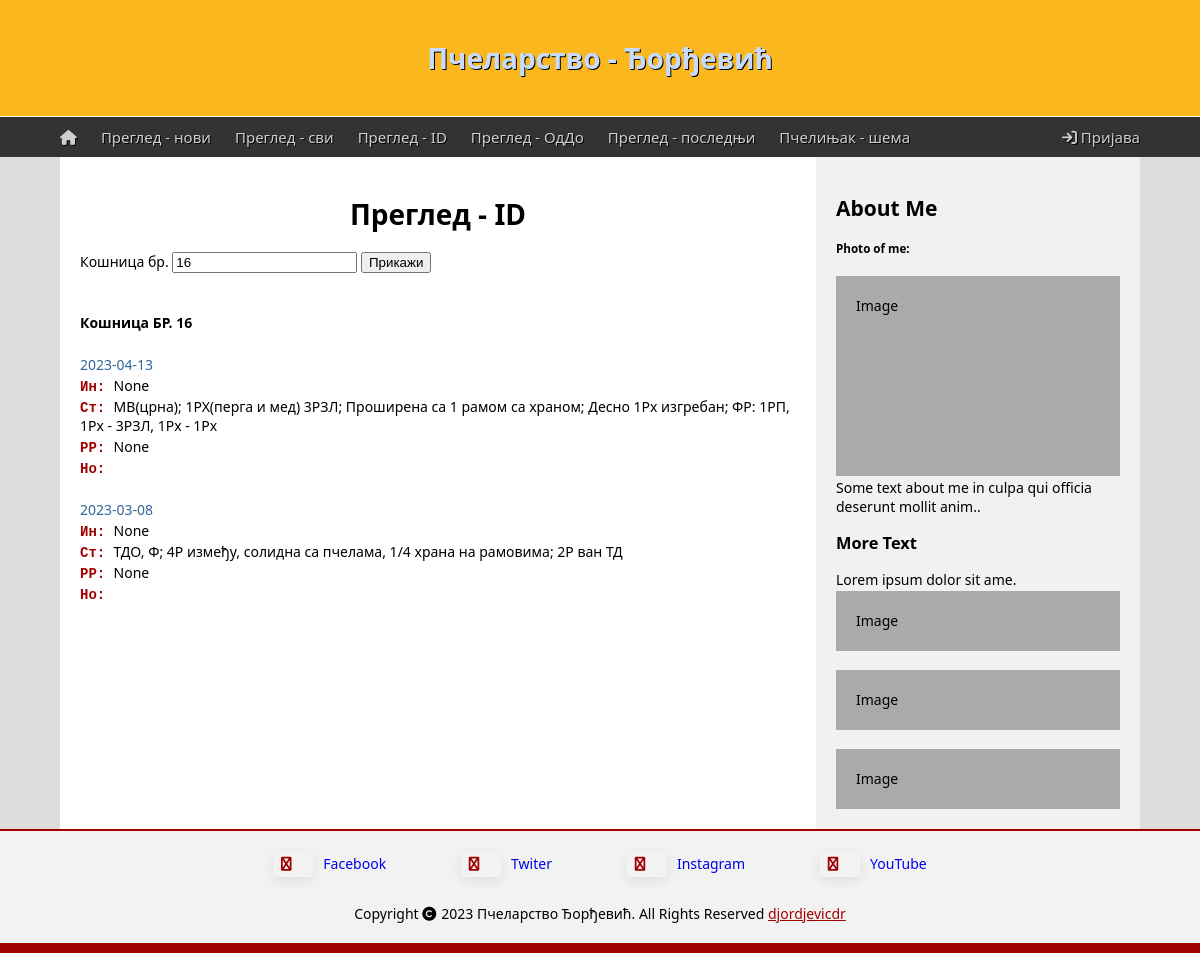
Page /inspect_by_id?hive_id=16 on the earlier database version.
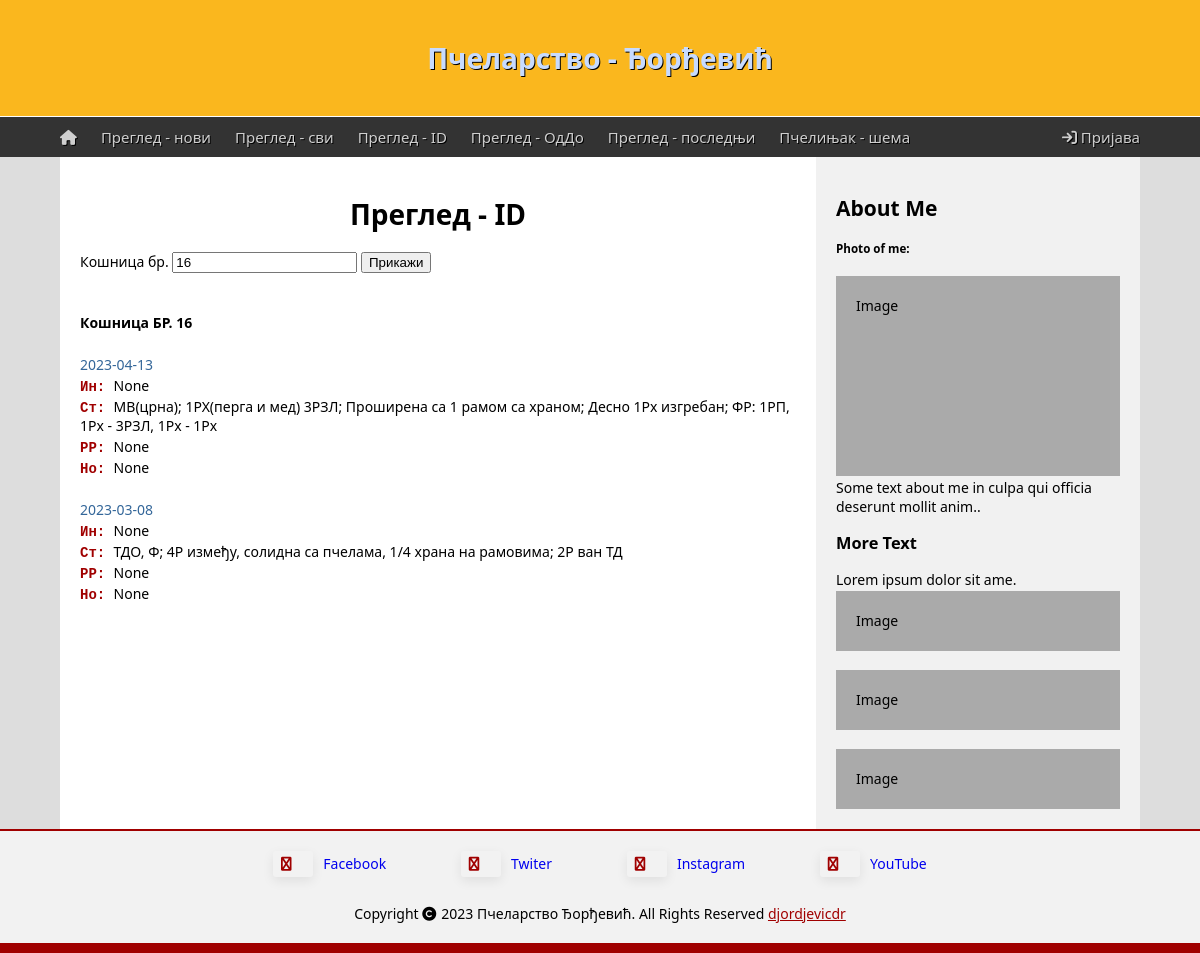
Same page on the later database version.
### tables this page shows
CREATE TABLE inspect (id INTEGER PRIMARY KEY ASC AUTOINCREMENT NOT NULL, hive_id TEXT (2) NOT NULL, date DATE NOT NULL, state VARCHAR (255), interv VARCHAR (255), frames VARCHAR (127), note VARCHAR (255));

### app.py (the view)
@app.route("/inspect_by_id")
def inspect_by_id():
    db = os.path.join(app.root_path, 'pcelinjak.db')
    con = sqlite3.connect(db)
    cur = con.cursor()
    hive_id = request.args.get("hive_id")
    if hive_id == None:
        return render_template("inspect_by_id.html", hive_id=None, review=None)
    else:
        sql="""
        SELECT date, hive_id, interv, state, frames, note
        FROM inspect
        WHERE hive_id=?
        ORDER BY date DESC
        """
        cur.execute(sql, (hive_id,))
        rew=cur.fetchall()
        con.close()
        return render_template("inspect_by_id.html", hive_id=hive_id, review=rew)

### templates/inspect_by_id.html
{% extends 'template.html' %}
{% block content %}
<h1>Преглед - ID</h1>
<form>
  <label for="hive_id">Кошница бр.</label>
  <input type="text" name="hive_id" id="hive_id" {% if hive_id != None %} value="{{ hive_id }}" {% endif %} />
  <input type="submit" value="Прикажи" />
</form>
{% if review != None %}
  <br>
  <br>
  <p><b>Кошница БР. {{ hive_id }}</b></p>
  <br>
  {% for (date, hive_id, interv, state, frames, note) in review %}
    <p style="color: #336699">{{ date }}</p>
	  <p><span class="vst">Ин: </span>{{ interv }}</p>
    <p><span class="vst">Ст: </span>{{ state }}</p>
	  <p><span class="vst">РР: </span>{{ frames }}</p>
	  <p><span class="vst">Но: </span>{{ note }}</p>
    <br>
  {% endfor %}
{% endif %}
{% endblock content %}

Differences in the rows shown:
changed inspect (number 1 of 2 on the later page): note (not shown) → "None"
changed inspect "ТДО, Ф; 4Р између, солидна са пчелама, 1/4 храна на рамовима; 2Р ван ТД": note (not shown) → "None"
